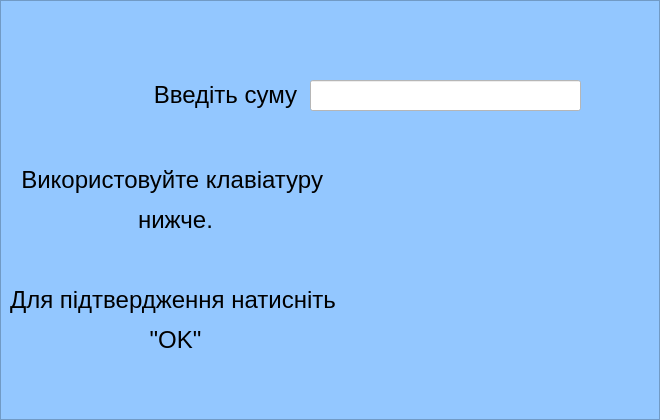
<?xml version="1.0" encoding="UTF-8"?>
<ui version="4.0">
 <class>AnotherCash</class>
 <widget class="QFrame" name="AnotherCash">
  <property name="enabled">
   <bool>true</bool>
  </property>
  <property name="geometry">
   <rect>
    <x>0</x>
    <y>0</y>
    <width>660</width>
    <height>420</height>
   </rect>
  </property>
  <property name="windowTitle">
   <string>Frame</string>
  </property>
  <property name="styleSheet">
   <string notr="true">background-color: rgb(147, 199, 255)</string>
  </property>
  <property name="frameShape">
   <enum>QFrame::StyledPanel</enum>
  </property>
  <property name="frameShadow">
   <enum>QFrame::Raised</enum>
  </property>
  <widget class="QLabel" name="label">
   <property name="geometry">
    <rect>
     <x>150</x>
     <y>70</y>
     <width>151</width>
     <height>51</height>
    </rect>
   </property>
   <property name="text">
    <string>&lt;html&gt;&lt;head/&gt;&lt;body&gt;&lt;p align=&quot;center&quot;&gt;&lt;span style=&quot; font-size:18pt;&quot;&gt;Введіть суму&lt;/span&gt;&lt;/p&gt;&lt;/body&gt;&lt;/html&gt;</string>
   </property>
   <property name="textFormat">
    <enum>Qt::AutoText</enum>
   </property>
  </widget>
  <widget class="QLineEdit" name="lineEdit">
   <property name="enabled">
    <bool>true</bool>
   </property>
   <property name="geometry">
    <rect>
     <x>310</x>
     <y>80</y>
     <width>271</width>
     <height>31</height>
    </rect>
   </property>
   <property name="styleSheet">
    <string notr="true">background-color: rgb(255, 255, 255)</string>
   </property>
  </widget>
  <widget class="QWidget" name="widget" native="true">
   <property name="geometry">
    <rect>
     <x>350</x>
     <y>150</y>
     <width>291</width>
     <height>201</height>
    </rect>
   </property>
   <property name="styleSheet">
    <string notr="true">border-image: url(../resources/keyboard.png)</string>
   </property>
  </widget>
  <widget class="QLabel" name="label_2">
   <property name="geometry">
    <rect>
     <x>10</x>
     <y>160</y>
     <width>331</width>
     <height>201</height>
    </rect>
   </property>
   <property name="text">
    <string>&lt;html&gt;&lt;head/&gt;&lt;body&gt;&lt;p align=&quot;center&quot;&gt;&lt;span style=&quot; font-size:18pt;&quot;&gt;Використовуйте клавіатуру &lt;/span&gt;&lt;/p&gt;&lt;p align=&quot;center&quot;&gt;&lt;span style=&quot; font-size:18pt;&quot;&gt;нижче.&lt;/span&gt;&lt;/p&gt;&lt;p align=&quot;center&quot;&gt;&lt;br/&gt;&lt;/p&gt;&lt;p align=&quot;center&quot;&gt;&lt;span style=&quot; font-size:18pt;&quot;&gt;Для підтвердження натисніть &lt;/span&gt;&lt;/p&gt;&lt;p align=&quot;center&quot;&gt;&lt;span style=&quot; font-size:18pt;&quot;&gt;&amp;quot;OK&amp;quot;&lt;/span&gt;&lt;/p&gt;&lt;/body&gt;&lt;/html&gt;</string>
   </property>
   <property name="textFormat">
    <enum>Qt::AutoText</enum>
   </property>
  </widget>
 </widget>
 <resources/>
 <connections/>
</ui>
